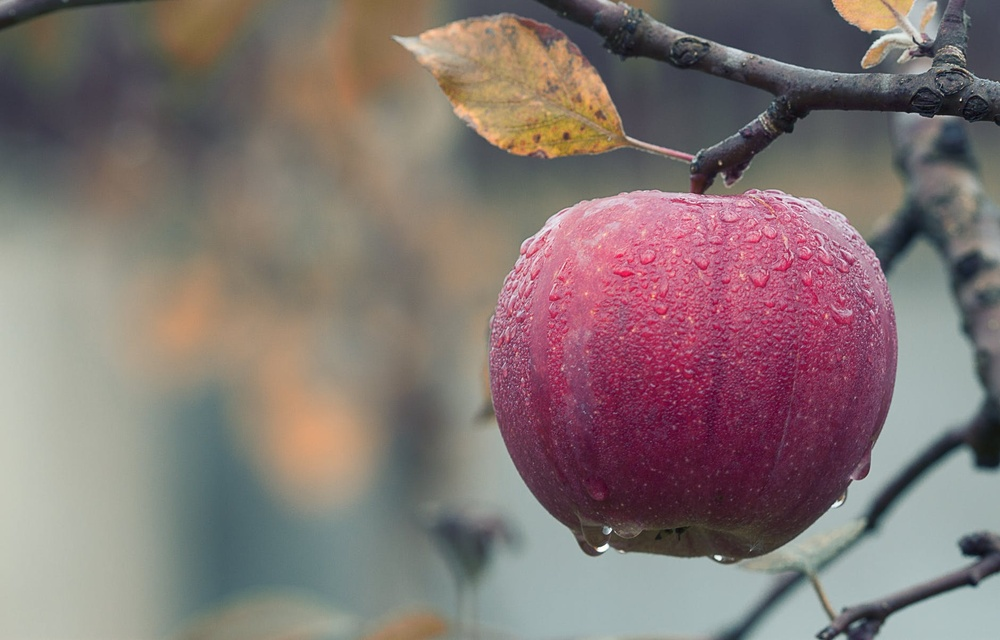
#> input picture apple.jpeg, 1000 x 640 px, shrunk from 1880 x 1204 before the run
$ python exp3.py
#> lines starting #> are read from the running program, lines starting #| are printed output that depends on the picture; after the words box and inside, x2 and y2 are one past the last pixel; in counts of white or black regions, pixels touching at a corner belong together
import cv2
import numpy as np

def intensity_level_slicing(image_path, lower_bound, upper_bound, high_intensity=255, low_intensity=0):
    # Read the image in grayscale
#> called with image_path = 'apple.jpeg', lower_bound = 100, upper_bound = 200, high_intensity = 255, low_intensity = 0
    image = cv2.imread(image_path, cv2.IMREAD_GRAYSCALE)
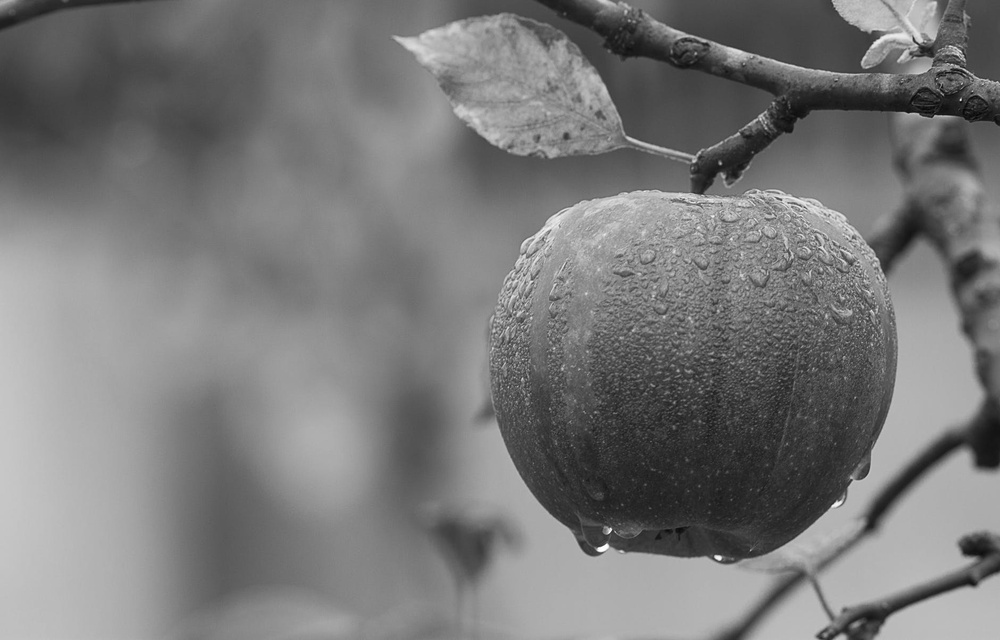
#> image: shape (640, 1000); min 3, max 255, mean 121.2

    if image is None:
        print(f"Failed to read the image from {image_path}")
        return None

    # Create an output image with the same dimensions
    sliced_image = np.zeros_like(image)

    # Apply intensity level slicing
    sliced_image[(image >= lower_bound) & (image <= upper_bound)] = high_intensity
    sliced_image[(image < lower_bound) | (image > upper_bound)] = low_intensity

    return sliced_image

# Example usage
input_image_path = 'apple.jpeg'
output_image_path = 'sliced_image.jpg'
lower_bound = 100
upper_bound = 200

sliced_image = intensity_level_slicing(input_image_path, lower_bound, upper_bound)

if sliced_image is not None:
    # Save the output image
    cv2.imwrite(output_image_path, sliced_image)
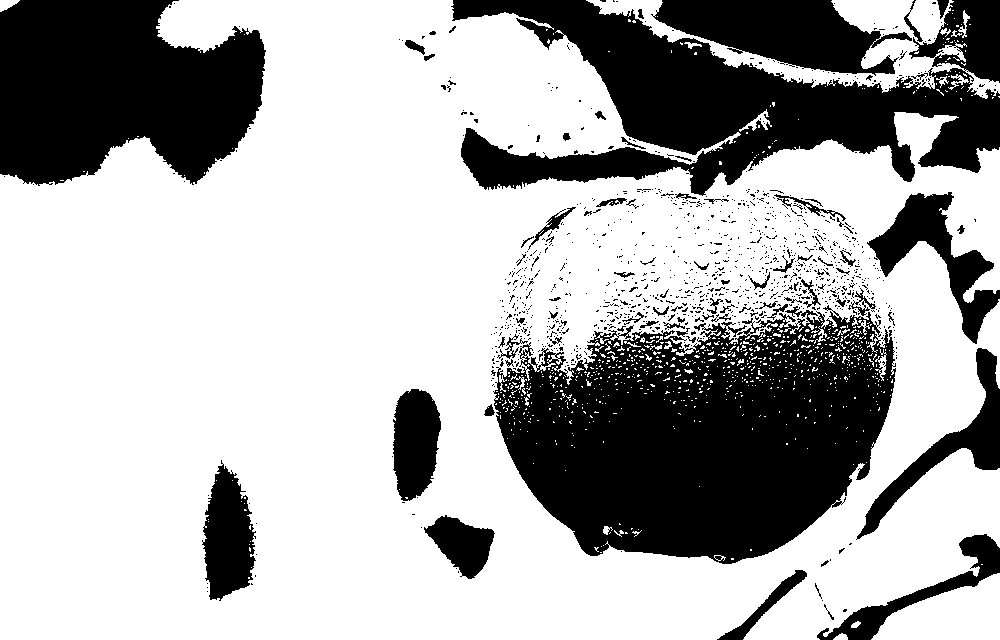
#> saved as sliced_image.jpg: shape (640, 1000); 68.2% white; 1129 black regions (1048 under 20 px), largest, box (x1, y1, x2, y2) and area: (493, 305, 896, 564) 70479, (451, 0, 1000, 196) 48287, (0, 0, 266, 186) 38468
    print(f"Intensity level sliced image saved as {output_image_path}")

    # Display the input and output images
    input_image = cv2.imread(input_image_path, cv2.IMREAD_GRAYSCALE)
    cv2.imshow('Original Image', input_image)
    cv2.imshow('Intensity Level Sliced Image', sliced_image)
    cv2.waitKey(0)
    cv2.destroyAllWindows()

$ run again, with forest.png saved as apple.jpeg
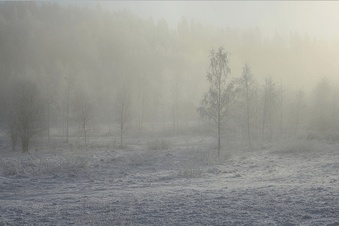
#> input picture forest.png, 339 x 226 px, shrunk from 638 x 425 before the run
#> `cv2.imwrite(output_image_path, sliced_image)`:
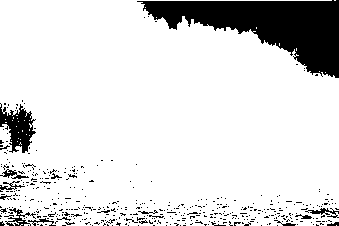
#> saved as sliced_image.jpg: shape (226, 339); 86.2% white; 450 black regions (433 under 20 px), largest, box (x1, y1, x2, y2) and area: (137, 0, 339, 78) 7516, (0, 103, 36, 153) 938, (5, 208, 36, 226) 180
